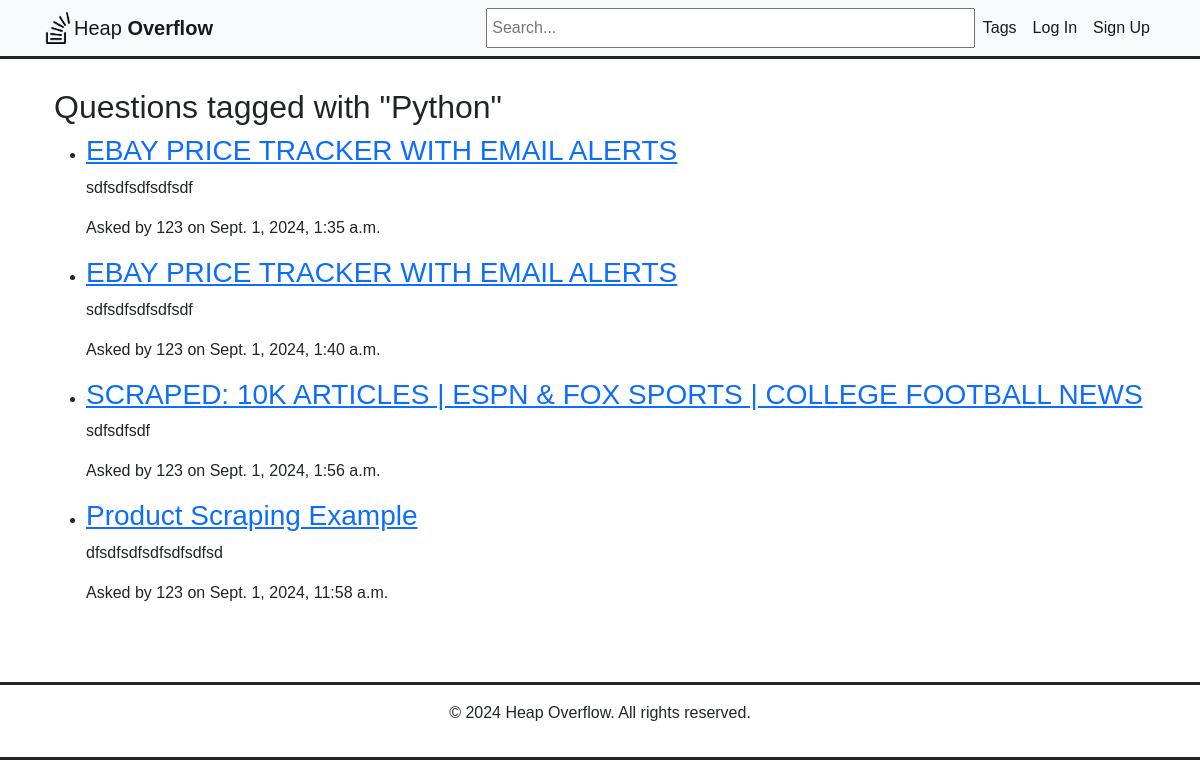
/tags/1/, run on an earlier commit of the app's database.
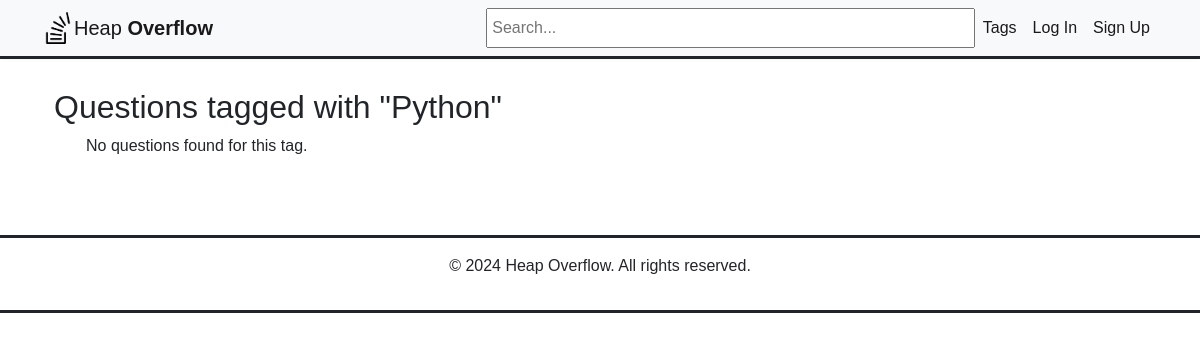
And on a later commit of the database.
### heap/models.py (models this page shows, shortened)
class Question(models.Model):
    title = models.CharField(max_length=255)
    body = models.TextField()
    created_at = models.DateTimeField(auto_now_add=True)
    updated_at = models.DateTimeField(auto_now=True)
    author = models.ForeignKey(User, on_delete=models.CASCADE, related_name='questions')
    tags = models.ManyToManyField('Tag', related_name='questions')

### heap/views.py (the view)
# urls.py: path('tags/<int:tag_id>/', views.questions_by_tag, name='questions_by_tag'),
def questions_by_tag(request, tag_id):
    tag = get_object_or_404(Tag, id=tag_id)
    questions = Question.objects.filter(tags=tag)
    return render(request, 'heap/questions_by_tag.html', {'tag': tag, 'questions': questions})

### heap/templates/heap/questions_by_tag.html
{% extends 'heap/base.html' %}
{% block content %}
<div class="container">
    <h2>Questions tagged with "{{ tag.name }}"</h2>
    <ul>
        {% for question in questions %}
            <li>
                <h3><a href="{% url 'question_detail' pk=question.pk %}">{{ question.title }}</a></h3>
                <p>{{ question.body }}</p>
                <p>Asked by {{ question.author }} on {{ question.created_at }}</p>
            </li>
        {% empty %}
            <p>No questions found for this tag.</p>
        {% endfor %}
    </ul>
</div>
{% endblock %}

What changed in the data, as far as the page shows it:
removed Question: title "EBAY PRICE TRACKER WITH EMAIL ALERTS", body "sdfsdfsdfsdfsdf", author "123", created_at "Sept. 1, 2024, 1:35 a.m."
removed Question: title "EBAY PRICE TRACKER WITH EMAIL ALERTS", body "sdfsdfsdfsdfsdf", author "123", created_at "Sept. 1, 2024, 1:40 a.m."
removed Question: title "SCRAPED: 10K ARTICLES | ESPN & FOX SPORTS | COLLEGE FOOTBALL NEWS", body "sdfsdfsdf", author "123", created_at "Sept. 1, 2024, 1:56 a.m."
removed Question: title "Product Scraping Example", body "dfsdfsdfsdfsdfsdfsd", author "123", created_at "Sept. 1, 2024, 11:58 a.m."
Also different on the page:
text now shown: "No questions found for this tag."
